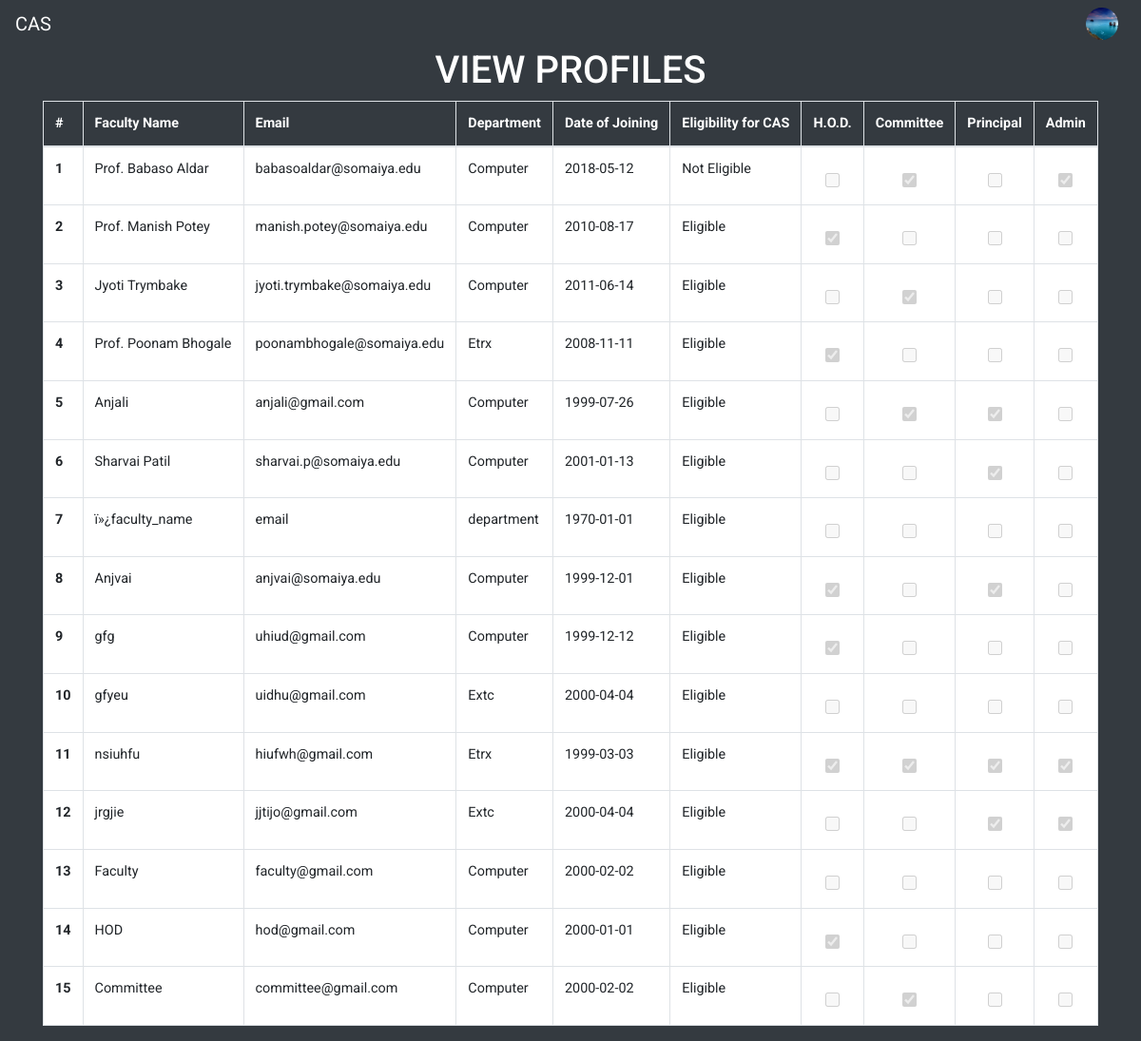
Screenshot of /viewprofiles.php (signed in) with the database file from the repository.
### tables this page shows
CREATE TABLE `faculty_table` (
  `id` int(11) NOT NULL,
  `faculty_name` varchar(100) NOT NULL,
  `email` varchar(50) NOT NULL,
  `password` varchar(256) NOT NULL,
  `date_of_joining` date NOT NULL,
  `department` varchar(50) NOT NULL,
  `profilePicLocation` varchar(100) NOT NULL DEFAULT 'defaults/default_userprofile_pic.png',
  `faculty` int(11) NOT NULL,
  `hod` int(11) NOT NULL,
  `committee` int(11) NOT NULL,
  `principal` int(11) NOT NULL,
  `admin` int(11) NOT NULL
);

### viewprofiles.php (the view, shortened to what this page needs)
<?php
if(!isset($_SESSION['id']))
{
	header("LOCATION: index.php");
}
else
{
include 'dbh.php';
$userId=mysqli_real_escape_string($conn,$_SESSION['id']);
$sqlx="SELECT profilePicLocation FROM faculty_table WHERE id='$userId'";
$resultx=mysqli_query($conn,$sqlx);
$rowx=mysqli_fetch_assoc($resultx);
$profilePicLocation=$rowx['profilePicLocation'];
include 'top.php';
?>
   	<div class="container">
		<div class="row justify-content-center">
			<div class="col-md-12">
				<h1 class="text-center" style="color:white">VIEW PROFILES</h1>
				<div class="admin-table">
				<table class="table table-bordered" style="background-color: white">
				  	<thead style="color: white">
					    <tr>
					      	<th scope="col" style="background-color: #343a40">#</th>
					      	<th scope="col" style="background-color: #343a40">Faculty Name</th>
					      	<th scope="col" style="background-color: #343a40">Email</th>
					      	<th scope="col" style="background-color: #343a40">Department</th>
					      	<th scope="col" style="background-color: #343a40">Date of Joining</th>
					      	<th scope="col" style="background-color: #343a40">Eligibility for CAS</th>
					      	<th scope="col" style="background-color: #343a40">H.O.D.</th>
					      	<th scope="col" style="background-color: #343a40">Committee</th>
					      	<th scope="col" style="background-color: #343a40">Principal</th>
					      	<th scope="col" style="background-color: #343a40">Admin</th>
					    </tr>
				  	</thead>
				  	<tbody>
				  		<?php
				  		$sqlc="SELECT hod,committee,department FROM faculty_table WHERE id='$userId'";
				  		$resultc=mysqli_query($conn,$sqlc);
				  		$rowc=mysqli_fetch_assoc($resultc);
				  		if($rowc['committee']==1)
				  		{
				  			$check="committee";
				  		}
				  		if($check=="hod")
				  		{
				  			$departmentc=mysqli_real_escape_string($conn,$rowc['department']);
				  			$sql="SELECT id, faculty_name, email, date_of_joining, department, hod, committee, principal, admin FROM faculty_table WHERE department='$departmentc' AND hod=0";
				  			$result=mysqli_query($conn,$sql);
				  		}
				  		else
				  		{
				  			$sql="SELECT id, faculty_name, email, date_of_joining, department, hod, committee, principal, admin FROM faculty_table";
				  			$result=mysqli_query($conn,$sql);
				  		}
				  		$count=1;
				  		while($row=mysqli_fetch_assoc($result))
				  		{
				  			$id=$row['id'];
				  			$faculty_name=$row['faculty_name'];
				  			$email=$row['email'];
				  			$date_of_joining=$row['date_of_joining'];
				  			$department=$row['department'];
				  			$hod=$row['hod'];
				  			$committee=$row['committee'];
				  			$principal=$row['principal'];
				  			$admin=$row['admin'];
					  		?>
						    <tr>
						      	<th scope="row"><?php echo $count; ?></th>
						      	<td><?php echo $faculty_name; ?></td>
						      	<td><?php echo $email; ?></td>
						      	<td><?php echo $department; ?></td>
						      	<td><?php echo $date_of_joining; ?></td>
						    <?php
							$now = time();
							$your_date = strtotime($date_of_joining);
							$datediff = $now - $your_date;
							$years = floor($datediff / (365*60*60*24));
						    if($years>=5)
						    {
						    	?>
						    	<td>Eligible</td>
						    	<?php
						    }
						    else
						    {
						    	?>
						    	<td>Not Eligible</td>
						    	<?php
						    }
						    ?>
						      	<form class="update-rights-form" id="update-rights-form-<?php echo $id; ?>" action="" method="POST">
						      		<td class="table-center">
						      			<?php
						      			if($hod==1)
						      			{
						      				?>
						      				<input type="checkbox" class="admin-table-checkbox" name="hod" id="hod<?php echo $id; ?>" value="hod" checked disabled>
						      				<?php
						      			}
						      			else
						      			{
						      				?>
						      				<input type="checkbox" class="admin-table-checkbox" name="hod" id="hod<?php echo $id; ?>" value="hod" disabled>
						      				<?php
						      			}
						      			?>
		  							</td>
		  							<td class="table-center">
		  								<?php
		  								if($committee==1)
		  								{
		  									?>
		  									<input type="checkbox" class="admin-table-checkbox" name="committee" id="committee<?php echo $id; ?>" value="committee" checked disabled>
		  									<?php
		  								}
		  								else
		  								{
		  									?>
		  									<input type="checkbox" class="admin-table-checkbox" name="committee" id="committee<?php echo $id; ?>" value="committee" disabled>
		  									<?php
		  								}
		  								?>
		  							</td>
		  							<td class="table-center">
		  								<?php
		  								if($principal==1)
		  								{
		  									?>
		  									<input type="checkbox" class="admin-table-checkbox" name="principal" id="principal<?php echo $id; ?>" value="principal" checked disabled>
		  									<?php
		  								}
		  								else
		  								{
		  									?>
		  									<input type="checkbox" class="admin-table-checkbox" name="principal"id="principal<?php echo $id; ?>"  value="principal" disabled>
		  									<?php
		  								}
		  								?>
		  							</td>
		  							<td class="table-center">
		  								<?php
		  								if($admin==1)
		  								{
		  									?>
		  									<input type="checkbox" class="admin-table-checkbox" name="admin" id="admin<?php echo $id; ?>" value="admin" checked disabled>
		  									<?php
		  								}
		  								else
		  								{
		  									?>
		  									<input type="checkbox" class="admin-table-checkbox" name="admin" id="admin<?php echo $id; ?>" value="admin" disabled>
		  									<?php
		  								}
		  								?>
		  							</td>
						      	</form>
						    </tr>
						    <?php
						    $count+=1;
						}
					    ?>
				  </tbody>
				</table>
				</div>
			</div>
		</div>
	</div>
</body>
</html>
<?php
}
?>

### top.php (shortened to what this page needs)
<!DOCTYPE html>
<html>
<head>
	<link rel="stylesheet" href="https://maxcdn.bootstrapcdn.com/bootstrap/4.1.3/css/bootstrap.min.css">
	<link href="https://stackpath.bootstrapcdn.com/font-awesome/4.7.0/css/font-awesome.min.css" rel="stylesheet">
	<link href="//netdna.bootstrapcdn.com/font-awesome/4.1.0/css/font-awesome.min.css" rel="stylesheet">
	<link rel="stylesheet" type="text/css" href="Frontend/global.css">
	<link rel="stylesheet" href="https://cdnjs.cloudflare.com/ajax/libs/animate.css/3.7.0/animate.min.css">
	<link rel="stylesheet" href="https://use.fontawesome.com/releases/v5.6.3/css/all.css">
</head>
<body>
		<nav class="navbar navbar-expand-lg sticky-top navbar-dark bg-dark"  style="height: 50px">
	  	<a class="navbar-brand" href="index.php">CAS</a>
	  	<div class="collapse navbar-collapse" id="navbarSupportedContent">
		    <ul class="navbar-nav ml-auto">
		      	<?php
		      	if(!isset($_SESSION['id']))
		      	{
			      	?>
			      	<li class="nav-item">
			        	<a class="nav-link" href="index.php">Sign Up | Sign In</a>
			      	</li>
			      	<?php
			    }
			    else
			    {
			    	?>
			      	<li class="nav-item dropdown">
				        <img class="nav-link dropdown-toggle" src="<?php echo $profilePicLocation; ?>" width="50px" height="50px" style="overflow: hidden;border-radius: 50%;display:block;margin:0 auto;object-fit: cover;cursor: pointer" id="navbarDropdown" role="button" data-toggle="dropdown" aria-haspopup="true" aria-expanded="false">
			      	</li>
			      	<?php
		      	}
		      	?>
		    </ul>
	  	</div>
	</nav>

### Frontend/global.css (style rules this page uses)
* { margin: 0px; padding: 0px; font-family: 'Roboto', sans-serif; }
html { height:100%; }
body { background-color: #343a40 !important; background-size: cover; background-attachment: fixed; }
a { text-decoration: none; }
td.table-center { text-align: center; vertical-align: middle; }
.admin-table { overflow-x:auto; }
input[type="checkbox"] { margin-top: 15px; width: 15px; height: 15px; }
input:disabled { background: #dddddd; }
body { font-size: 0.9rem; }

### rows the page displays
faculty_table: profilePicLocation (picture), faculty_name "Prof. Babaso Aldar", email "babasoaldar@somaiya.edu", department "Computer", date_of_joining "2018-05-12", shows "Not Eligible"
faculty_table: faculty_name "Prof. Manish Potey", email "manish.potey@somaiya.edu", department "Computer", date_of_joining "2010-08-17", shows "Eligible"
faculty_table: faculty_name "Jyoti Trymbake", email "jyoti.trymbake@somaiya.edu", department "Computer", date_of_joining "2011-06-14", shows "Eligible"
faculty_table: faculty_name "Prof. Poonam Bhogale", email "poonambhogale@somaiya.edu", department "Etrx", date_of_joining "2008-11-11", shows "Eligible"
faculty_table: faculty_name "Anjali", email "anjali@gmail.com", department "Computer", date_of_joining "1999-07-26", shows "Eligible"
faculty_table: faculty_name "Sharvai Patil", email "sharvai.p@somaiya.edu", department "Computer", date_of_joining "2001-01-13", shows "Eligible"
faculty_table: faculty_name "ï»¿faculty_name", email "email", department "department", date_of_joining "1970-01-01", shows "Eligible"
faculty_table: faculty_name "Anjvai", email "anjvai@somaiya.edu", department "Computer", date_of_joining "1999-12-01", shows "Eligible"
faculty_table: faculty_name "gfg", email "uhiud@gmail.com", department "Computer", date_of_joining "1999-12-12", shows "Eligible"
faculty_table: faculty_name "gfyeu", email "uidhu@gmail.com", department "Extc", date_of_joining "2000-04-04", shows "Eligible"
faculty_table: faculty_name "nsiuhfu", email "hiufwh@gmail.com", department "Etrx", date_of_joining "1999-03-03", shows "Eligible"
faculty_table: faculty_name "jrgjie", email "jjtijo@gmail.com", department "Extc", date_of_joining "2000-04-04", shows "Eligible"
faculty_table: faculty_name "Faculty", email "faculty@gmail.com", department "Computer", date_of_joining "2000-02-02", shows "Eligible"
faculty_table: faculty_name "HOD", email "hod@gmail.com", department "Computer", date_of_joining "2000-01-01", shows "Eligible"
faculty_table: faculty_name "Committee", email "committee@gmail.com", department "Computer", date_of_joining "2000-02-02", shows "Eligible"
